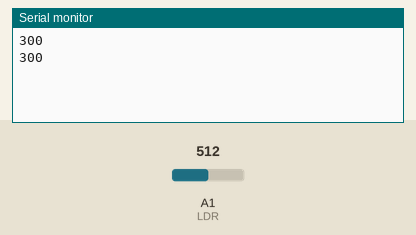
The sketch below on a simulated Arduino Uno, built with avr-gcc and run on an emulated ATmega328P. On the bench: the last lines printed to the serial monitor. The inputs (shaded band) are chosen by the test bench; at power-on: A1 (LDR) = 512.

Above: at 1.4 s.
1.5 s: A1 (LDR) set to 716
At 2.4 s:
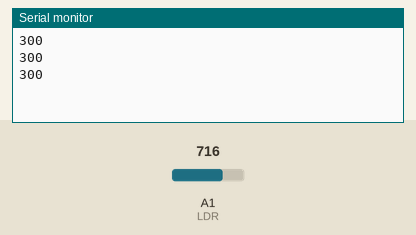
3.0 s: A1 (LDR) set to 900
At 3.8 s:
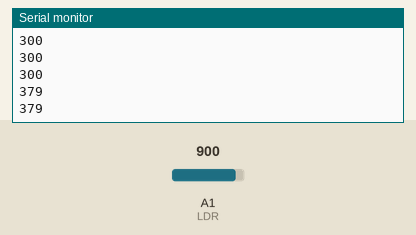
Timing chart, 0 to 6.0 s (numbered marks = the images above; inputs shaded):
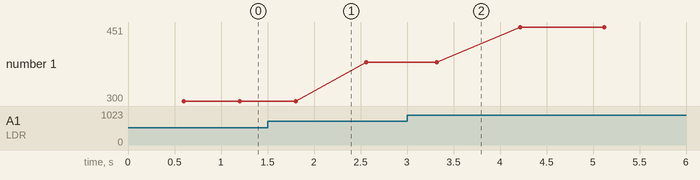

The sketch:

Nummer10_LDR.ino
```cpp
/*
 * Widerstände (LDR)
 * Dominic Brauer + Philipp Klimaschewski
 * Release: 20.09.2021
 */

//Deklarationsbereich

int LDR = 1;
int Helligkeit;
int LED = 10;

//Voreinstellungsbereich

void setup()
{
  Serial.begin(9600);
}

void loop()
{
  Helligkeit = analogRead(LDR);
  Helligkeit = map(Helligkeit, 0, 1023, 100, 500);
  digitalWrite(LED,HIGH);
  delay(Helligkeit);
  digitalWrite(LED,LOW);
  delay(Helligkeit);
  Serial.println(Helligkeit);
}
```

Measured:
- plotted number 1: 300 → 379 after the input at 1.5 s, 379 → 451 after the input at 3.0 s
